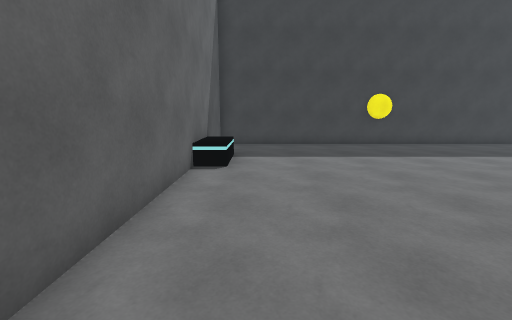
View 1 (above)

13 first-person views from a walk through a 3-D level made in the Unity game engine. The camera is 1.5 m above the floor, tilts 10° down and sees 90° across. Doors are open. The floor is counted in squares, 1 m on a side. Each view is taken from the middle of a square. On the plan, view 1 faces up. The plan holds only what a view shows up to about 13 squares ahead; the rest is blank. The place goes on beyond the plan. The player character is not drawn. Surface patterns are stand-ins for the level's own textures.

View 2
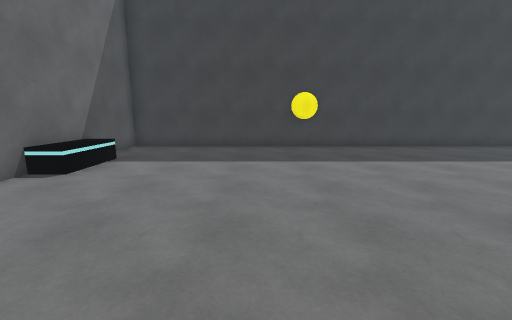

View 3
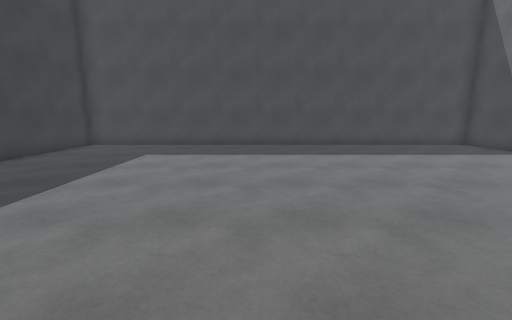

View 4
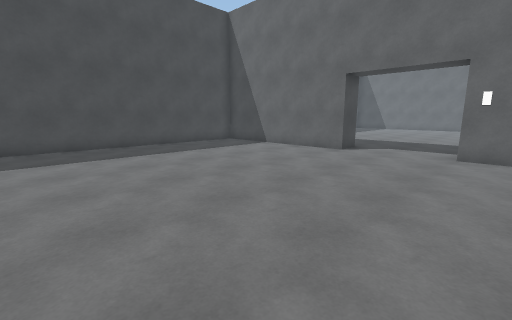

View 5
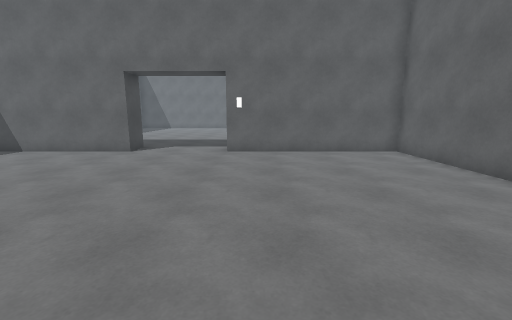

View 6
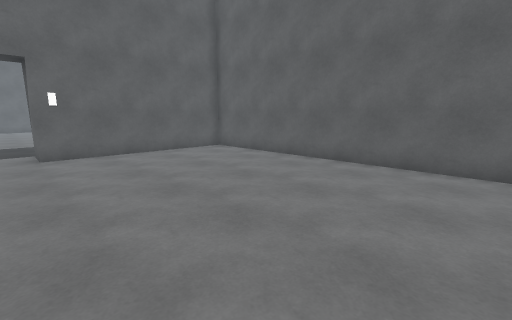

View 7
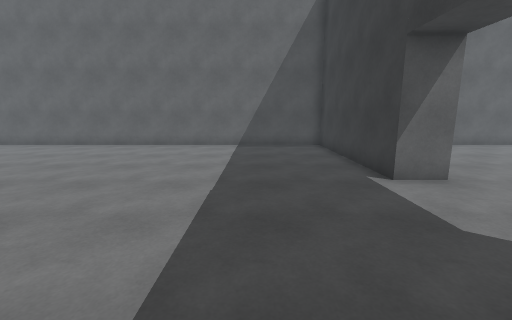

View 8
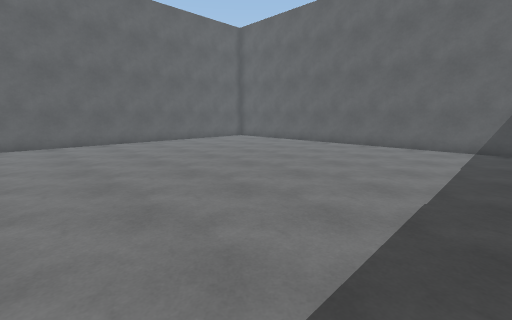

View 9
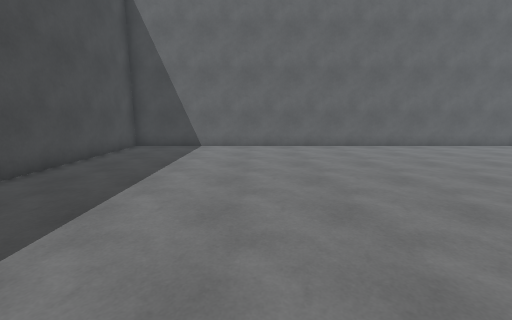

View 10
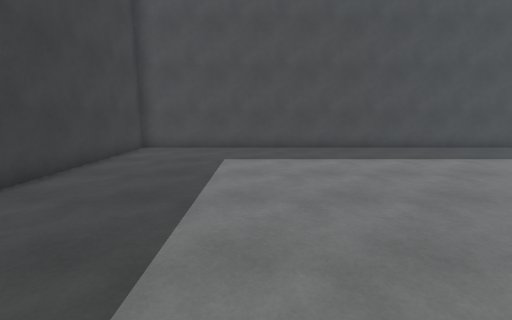

View 11
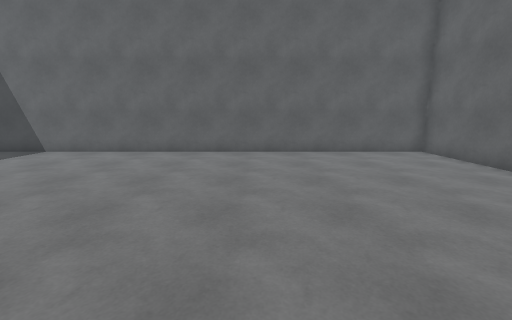

View 12
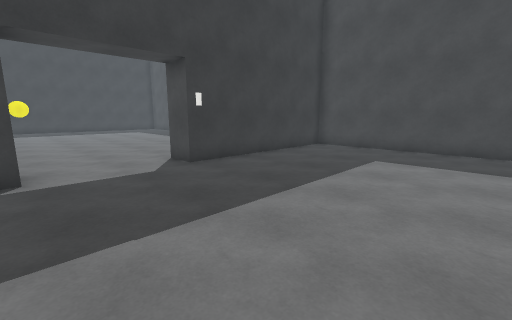

View 13
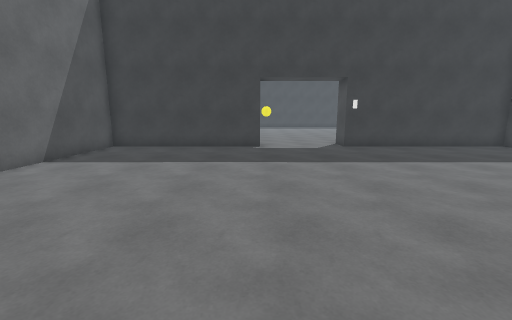

### Floor plan
Points are (right, up) in squares from view 1. A wall is a line through its corners. A room is listed if a view was taken in it or the views show most of it. See-through windows are left out.
Room 1 (views 1, 2, 3, 4, 5, 6)
walls: (5.5, 13.3) (-1.8, 13.3) (-1.8, -5.5) (5.2, -5.5); (9.2, -5.5) (16.9, -5.5) (16.9, 13.3) (7.4, 13.3)
ways out: open door at (7.5, -6) to room 2
objects: other object (-1, 8) to (-1, 10)
Room 2 (views 7, 8, 9, 10, 11, 12, 13)
walls: (5.2, -5.5) (5.2, -6.8) (-1.8, -6.8) (-1.8, -24.5) (16.9, -24.5) (16.9, -6.8) (9.2, -6.8) (9.2, -5.5)
ways out: open door at (7.5, -6) to room 1

Positions as (right, up) in squares from view 1, and headings:
1: (0, 0), facing up
2: (4, 1), facing up
3: (4, 5), facing right
4: (4, 5), facing down-right
5: (4, 5), facing down
6: (6, 5), facing down-left
7: (11, -10), facing left
8: (11, -10), facing down-left
9: (11, -12), facing down
10: (5, -12), facing right
11: (5, -14), facing down
12: (5, -14), facing up-right
13: (5, -19), facing up
